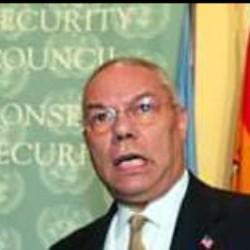
#> input picture Workshop8_Haarcascades_Algorithm/test/Colin_Powell_0115.jpg, 250 x 250 px
$ jupyter execute Workshop3_Dectection_Algorithms.ipynb
#> lines starting #> are read from the running program, lines starting #| are printed output that depends on the picture
# **Function 1: Harris Corner Detector**

[cell 1]
import cv2
import numpy as np

filename = input("Enter the input image filename: ")
#> the answer given: Workshop8_Haarcascades_Algorithm/test/Colin_Powell_0115.jpg

img = cv2.imread(filename)
#> img is the input picture: shape (250, 250, 3); mean B, G, R 121.7, 153.6, 160.3

gray = cv2.cvtColor(img, cv2.COLOR_BGR2GRAY)
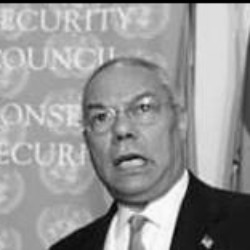
#> gray: shape (250, 250); min 0, max 253, mean 152

while True:
    try:
        blockSize = int(input("Enter the block size (odd integer): "))
        if blockSize % 2 == 0:
            raise ValueError("Block size must be an odd integer")
        break
    except ValueError as e:
        print(e)

while True:
    try:
        ksize = int(input("Enter the Sobel operator kernel size (odd integer between 3 and 31): "))
        if ksize % 2 == 0:
            raise ValueError("Kernel size must be an odd integer")
        if ksize < 3 or ksize > 31:
            raise ValueError("Kernel size must be between 3 and 31")
        break
    except ValueError as e:
        print(e)

while True:
    try:
        k = float(input("Enter the value of Harris detector free parameter k (recommended range: 0.04-0.06): "))
        break
    except ValueError as e:
        print(e)

dst = cv2.cornerHarris(gray, blockSize=blockSize, ksize=ksize, k=k)

# Threshold the resulting image to highlight the detected corners
thresh = 0.01 * dst.max()
corner_img = img.copy()
for i in range(dst.shape[0]):
    for j in range(dst.shape[1]):
        if dst[i,j] > thresh:
            cv2.circle(corner_img, (j,i), radius=2, color=(0,255,0), thickness=-1)

# Display the resulting image with highlighted corners
cv2.imshow('Harris Corner Detector', corner_img)
cv2.waitKey(0)
cv2.destroyAllWindows()


$ run again, on Workshop8_Haarcascades_Algorithm/test/Colin_Powell_0118.jpg
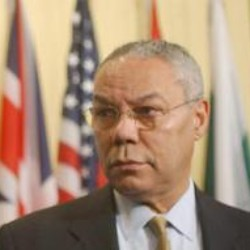
#> input picture Workshop8_Haarcascades_Algorithm/test/Colin_Powell_0118.jpg, 250 x 250 px
#> img is the input picture: shape (250, 250, 3); mean B, G, R 121.2, 143, 169.8
#> `gray = cv2.cvtColor(img, cv2.COLOR_BGR2GRAY)`:
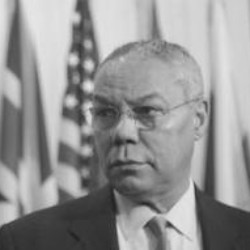
#> gray: shape (250, 250); min 33, max 232, mean 148.5

$ run again, on Workshop8_Haarcascades_Algorithm/test/Colin_Powell_0119.jpg
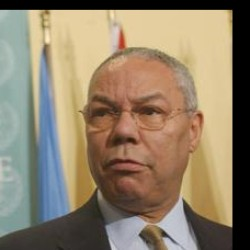
#> input picture Workshop8_Haarcascades_Algorithm/test/Colin_Powell_0119.jpg, 250 x 250 px
#> img is the input picture: shape (250, 250, 3); mean B, G, R 106, 128.9, 144.1
#> `gray = cv2.cvtColor(img, cv2.COLOR_BGR2GRAY)`:
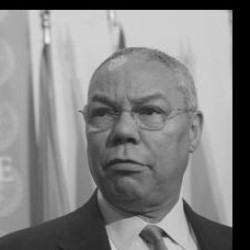
#> gray: shape (250, 250); min 0, max 237, mean 130.8

$ run again, on Workshop8_Haarcascades_Algorithm/test/Donald_Rumsfeld_0017.jpg
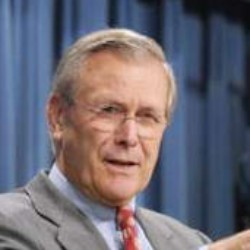
#> input picture Workshop8_Haarcascades_Algorithm/test/Donald_Rumsfeld_0017.jpg, 250 x 250 px
#> img is the input picture: shape (250, 250, 3); mean B, G, R 116.4, 105.5, 109.5
#> `gray = cv2.cvtColor(img, cv2.COLOR_BGR2GRAY)`:
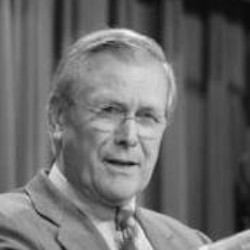
#> gray: shape (250, 250); min 11, max 246, mean 108
